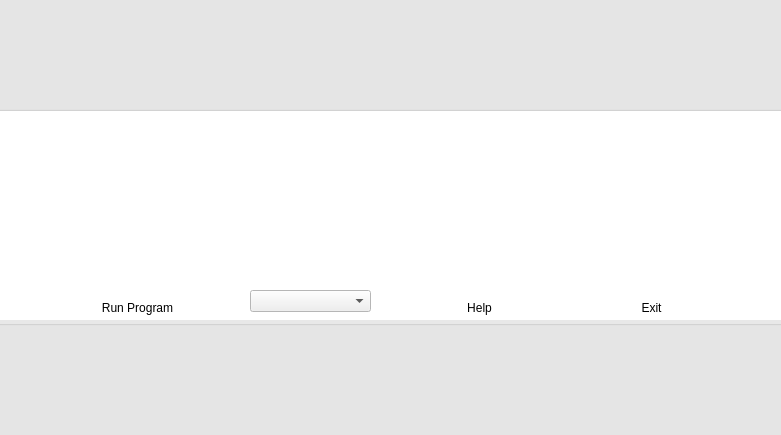
<?xml version="1.0" encoding="UTF-8"?>
<ui version="4.0">
 <class>MainWindow</class>
 <widget class="QMainWindow" name="MainWindow">
  <property name="windowModality">
   <enum>Qt::NonModal</enum>
  </property>
  <property name="geometry">
   <rect>
    <x>0</x>
    <y>0</y>
    <width>781</width>
    <height>435</height>
   </rect>
  </property>
  <property name="sizePolicy">
   <sizepolicy hsizetype="Fixed" vsizetype="Fixed">
    <horstretch>0</horstretch>
    <verstretch>0</verstretch>
   </sizepolicy>
  </property>
  <property name="minimumSize">
   <size>
    <width>781</width>
    <height>434</height>
   </size>
  </property>
  <property name="maximumSize">
   <size>
    <width>781</width>
    <height>435</height>
   </size>
  </property>
  <property name="windowTitle">
   <string>WWEST - Machine Learning</string>
  </property>
  <property name="windowIcon">
   <iconset resource="resources.qrc">
    <normaloff>:/data/images/logo_dock.png</normaloff>:/data/images/logo_dock.png</iconset>
  </property>
  <property name="autoFillBackground">
   <bool>false</bool>
  </property>
  <widget class="QWidget" name="central_widget">
   <property name="sizePolicy">
    <sizepolicy hsizetype="Preferred" vsizetype="Preferred">
     <horstretch>0</horstretch>
     <verstretch>0</verstretch>
    </sizepolicy>
   </property>
   <property name="minimumSize">
    <size>
     <width>0</width>
     <height>0</height>
    </size>
   </property>
   <property name="maximumSize">
    <size>
     <width>16777215</width>
     <height>16777215</height>
    </size>
   </property>
   <property name="palette">
    <palette>
     <active>
      <colorrole role="Base">
       <brush brushstyle="SolidPattern">
        <color alpha="255">
         <red>255</red>
         <green>255</green>
         <blue>255</blue>
        </color>
       </brush>
      </colorrole>
      <colorrole role="Window">
       <brush brushstyle="SolidPattern">
        <color alpha="255">
         <red>255</red>
         <green>255</green>
         <blue>255</blue>
        </color>
       </brush>
      </colorrole>
     </active>
     <inactive>
      <colorrole role="Base">
       <brush brushstyle="SolidPattern">
        <color alpha="255">
         <red>255</red>
         <green>255</green>
         <blue>255</blue>
        </color>
       </brush>
      </colorrole>
      <colorrole role="Window">
       <brush brushstyle="SolidPattern">
        <color alpha="255">
         <red>255</red>
         <green>255</green>
         <blue>255</blue>
        </color>
       </brush>
      </colorrole>
     </inactive>
     <disabled>
      <colorrole role="Base">
       <brush brushstyle="SolidPattern">
        <color alpha="255">
         <red>255</red>
         <green>255</green>
         <blue>255</blue>
        </color>
       </brush>
      </colorrole>
      <colorrole role="Window">
       <brush brushstyle="SolidPattern">
        <color alpha="255">
         <red>255</red>
         <green>255</green>
         <blue>255</blue>
        </color>
       </brush>
      </colorrole>
     </disabled>
    </palette>
   </property>
   <property name="autoFillBackground">
    <bool>true</bool>
   </property>
   <widget class="QGroupBox" name="gp_bottom">
    <property name="geometry">
     <rect>
      <x>-30</x>
      <y>320</y>
      <width>821</width>
      <height>121</height>
     </rect>
    </property>
    <property name="palette">
     <palette>
      <active>
       <colorrole role="Base">
        <brush brushstyle="SolidPattern">
         <color alpha="255">
          <red>255</red>
          <green>255</green>
          <blue>255</blue>
         </color>
        </brush>
       </colorrole>
       <colorrole role="Window">
        <brush brushstyle="SolidPattern">
         <color alpha="255">
          <red>232</red>
          <green>232</green>
          <blue>232</blue>
         </color>
        </brush>
       </colorrole>
      </active>
      <inactive>
       <colorrole role="Base">
        <brush brushstyle="SolidPattern">
         <color alpha="255">
          <red>255</red>
          <green>255</green>
          <blue>255</blue>
         </color>
        </brush>
       </colorrole>
       <colorrole role="Window">
        <brush brushstyle="SolidPattern">
         <color alpha="255">
          <red>232</red>
          <green>232</green>
          <blue>232</blue>
         </color>
        </brush>
       </colorrole>
      </inactive>
      <disabled>
       <colorrole role="Base">
        <brush brushstyle="SolidPattern">
         <color alpha="255">
          <red>232</red>
          <green>232</green>
          <blue>232</blue>
         </color>
        </brush>
       </colorrole>
       <colorrole role="Window">
        <brush brushstyle="SolidPattern">
         <color alpha="255">
          <red>232</red>
          <green>232</green>
          <blue>232</blue>
         </color>
        </brush>
       </colorrole>
      </disabled>
     </palette>
    </property>
    <property name="autoFillBackground">
     <bool>true</bool>
    </property>
    <property name="title">
     <string/>
    </property>
   </widget>
   <widget class="QGroupBox" name="gp_top">
    <property name="geometry">
     <rect>
      <x>-20</x>
      <y>-10</y>
      <width>821</width>
      <height>121</height>
     </rect>
    </property>
    <property name="palette">
     <palette>
      <active>
       <colorrole role="Base">
        <brush brushstyle="SolidPattern">
         <color alpha="255">
          <red>255</red>
          <green>255</green>
          <blue>255</blue>
         </color>
        </brush>
       </colorrole>
       <colorrole role="Window">
        <brush brushstyle="SolidPattern">
         <color alpha="255">
          <red>232</red>
          <green>232</green>
          <blue>232</blue>
         </color>
        </brush>
       </colorrole>
      </active>
      <inactive>
       <colorrole role="Base">
        <brush brushstyle="SolidPattern">
         <color alpha="255">
          <red>255</red>
          <green>255</green>
          <blue>255</blue>
         </color>
        </brush>
       </colorrole>
       <colorrole role="Window">
        <brush brushstyle="SolidPattern">
         <color alpha="255">
          <red>232</red>
          <green>232</green>
          <blue>232</blue>
         </color>
        </brush>
       </colorrole>
      </inactive>
      <disabled>
       <colorrole role="Base">
        <brush brushstyle="SolidPattern">
         <color alpha="255">
          <red>232</red>
          <green>232</green>
          <blue>232</blue>
         </color>
        </brush>
       </colorrole>
       <colorrole role="Window">
        <brush brushstyle="SolidPattern">
         <color alpha="255">
          <red>232</red>
          <green>232</green>
          <blue>232</blue>
         </color>
        </brush>
       </colorrole>
      </disabled>
     </palette>
    </property>
    <property name="autoFillBackground">
     <bool>true</bool>
    </property>
    <property name="title">
     <string/>
    </property>
    <widget class="QFrame" name="frm_logo">
     <property name="geometry">
      <rect>
       <x>640</x>
       <y>20</y>
       <width>120</width>
       <height>80</height>
      </rect>
     </property>
     <property name="styleSheet">
      <string notr="true">border-image: url(:/data/images/logo.png) 0 0 0 0 stretch stretch;
background-color: transparent;
background-repeat: none;
border: none;
color: black;</string>
     </property>
     <property name="frameShape">
      <enum>QFrame::NoFrame</enum>
     </property>
     <property name="frameShadow">
      <enum>QFrame::Plain</enum>
     </property>
    </widget>
   </widget>
   <widget class="QPushButton" name="btn_help">
    <property name="geometry">
     <rect>
      <x>410</x>
      <y>150</y>
      <width>131</width>
      <height>131</height>
     </rect>
    </property>
    <property name="sizePolicy">
     <sizepolicy hsizetype="Minimum" vsizetype="Minimum">
      <horstretch>0</horstretch>
      <verstretch>0</verstretch>
     </sizepolicy>
    </property>
    <property name="autoFillBackground">
     <bool>false</bool>
    </property>
    <property name="styleSheet">
     <string notr="true">QPushButton{
border-image: url(:/data/images/help_original.png) 0 0 0 0 stretch stretch;
background-color: transparent;
background-repeat: none;
border: none;
color: black;
}
QPushButton:hover{
border-image: url(:/data/images/help_hover.png) 0 0 0 0 stretch stretch;
background-color: transparent;
background-repeat: none;
border: none;
color: black;
}
QPushButton:pressed{
border-image: url(:/data/images/help_pressed.png) 0 0 0 0 stretch stretch;
background-color: transparent;
background-repeat: none;
border: none;
color: black;
}</string>
    </property>
    <property name="text">
     <string/>
    </property>
    <property name="autoDefault">
     <bool>true</bool>
    </property>
    <property name="flat">
     <bool>true</bool>
    </property>
   </widget>
   <widget class="QPushButton" name="btn_start">
    <property name="geometry">
     <rect>
      <x>70</x>
      <y>150</y>
      <width>131</width>
      <height>131</height>
     </rect>
    </property>
    <property name="sizePolicy">
     <sizepolicy hsizetype="Minimum" vsizetype="Minimum">
      <horstretch>0</horstretch>
      <verstretch>0</verstretch>
     </sizepolicy>
    </property>
    <property name="autoFillBackground">
     <bool>false</bool>
    </property>
    <property name="styleSheet">
     <string notr="true">QPushButton{
border-image: url(:/data/images/Start_Button.png) 0 0 0 0 stretch stretch;
background-color: transparent;
background-repeat: none;
border: none;
color: black;
}
QPushButton:hover{
border-image: url(:/data/images/Start_hover.png) 0 0 0 0 stretch stretch;
background-color: transparent;
background-repeat: none;
border: none;
color: black;
}
QPushButton:pressed{
border-image: url(:/data/images/Start_click.png) 0 0 0 0 stretch stretch;
background-color: transparent;
background-repeat: none;
border: none;
color: black;
}</string>
    </property>
    <property name="text">
     <string/>
    </property>
    <property name="autoDefault">
     <bool>true</bool>
    </property>
    <property name="flat">
     <bool>true</bool>
    </property>
   </widget>
   <widget class="QPushButton" name="btn_exit">
    <property name="geometry">
     <rect>
      <x>580</x>
      <y>150</y>
      <width>131</width>
      <height>131</height>
     </rect>
    </property>
    <property name="sizePolicy">
     <sizepolicy hsizetype="Minimum" vsizetype="Minimum">
      <horstretch>0</horstretch>
      <verstretch>0</verstretch>
     </sizepolicy>
    </property>
    <property name="autoFillBackground">
     <bool>false</bool>
    </property>
    <property name="styleSheet">
     <string notr="true">QPushButton{
border-image: url(:/data/images/exit_original.png) 0 0 0 0 stretch stretch;
background-color: transparent;
background-repeat: none;
border: none;
color: black;
}
QPushButton:hover{
border-image: url(:/data/images/exit_hover.png) 0 0 0 0 stretch stretch;
background-color: transparent;
background-repeat: none;
border: none;
color: black;
}
QPushButton:pressed{
border-image: url(:/data/images/exit_pressed.png) 0 0 0 0 stretch stretch;
background-color: transparent;
background-repeat: none;
border: none;
color: black;
}</string>
    </property>
    <property name="text">
     <string/>
    </property>
    <property name="autoDefault">
     <bool>true</bool>
    </property>
    <property name="flat">
     <bool>true</bool>
    </property>
   </widget>
   <widget class="QPushButton" name="btn_language">
    <property name="geometry">
     <rect>
      <x>240</x>
      <y>150</y>
      <width>131</width>
      <height>131</height>
     </rect>
    </property>
    <property name="sizePolicy">
     <sizepolicy hsizetype="Minimum" vsizetype="Minimum">
      <horstretch>0</horstretch>
      <verstretch>0</verstretch>
     </sizepolicy>
    </property>
    <property name="autoFillBackground">
     <bool>false</bool>
    </property>
    <property name="styleSheet">
     <string notr="true">QPushButton{
border-image: url(:/data/images/language_original.png) 0 0 0 0 stretch stretch;
background-color: transparent;
background-repeat: none;
border: none;
color: black;
}
QPushButton:hover{
border-image: url(:/data/images/language_hover.png) 0 0 0 0 stretch stretch;
background-color: transparent;
background-repeat: none;
border: none;
color: black;
}
QPushButton:pressed{
border-image: url(:/data/images/language_pressed.png) 0 0 0 0 stretch stretch;
background-color: transparent;
background-repeat: none;
border: none;
color: black;
}</string>
    </property>
    <property name="text">
     <string/>
    </property>
    <property name="autoDefault">
     <bool>true</bool>
    </property>
    <property name="flat">
     <bool>true</bool>
    </property>
   </widget>
   <widget class="QComboBox" name="comboBox">
    <property name="geometry">
     <rect>
      <x>250</x>
      <y>290</y>
      <width>121</width>
      <height>22</height>
     </rect>
    </property>
   </widget>
   <widget class="QLabel" name="label_run">
    <property name="geometry">
     <rect>
      <x>92</x>
      <y>300</y>
      <width>91</width>
      <height>16</height>
     </rect>
    </property>
    <property name="text">
     <string>Run Program</string>
    </property>
    <property name="alignment">
     <set>Qt::AlignCenter</set>
    </property>
   </widget>
   <widget class="QLabel" name="label_help">
    <property name="geometry">
     <rect>
      <x>434</x>
      <y>300</y>
      <width>91</width>
      <height>16</height>
     </rect>
    </property>
    <property name="text">
     <string>Help</string>
    </property>
    <property name="alignment">
     <set>Qt::AlignCenter</set>
    </property>
   </widget>
   <widget class="QLabel" name="label_exit">
    <property name="geometry">
     <rect>
      <x>606</x>
      <y>300</y>
      <width>91</width>
      <height>16</height>
     </rect>
    </property>
    <property name="text">
     <string>Exit</string>
    </property>
    <property name="alignment">
     <set>Qt::AlignCenter</set>
    </property>
   </widget>
  </widget>
 </widget>
 <layoutdefault spacing="6" margin="11"/>
 <resources>
  <include location="resources.qrc"/>
 </resources>
 <connections/>
</ui>
